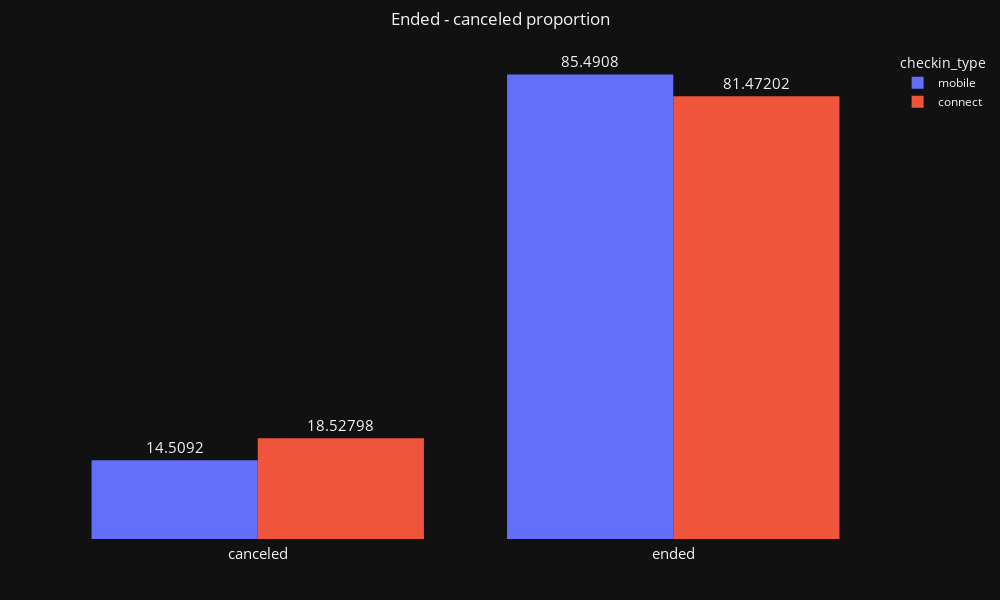

Source (notebook cell):
### Code cell
# histogram for delay at checkout by checkin type WITH PROPORTION OF NUMBER OF RESERVATION
fig = px.histogram(data, x = "state",
                   title = 'Ended - canceled proportion',
                   color = 'checkin_type',
                   barmode ='group',
                   width= 1000,
                   height = 600,
                   histnorm = 'percent',
                   text_auto = True
                  )       
fig.update_traces(textposition = 'outside', textfont_size = 15)
fig.update_layout(title_x = 0.5,
                  margin=dict(l=50,r=50,b=50,t=50,pad=4),
                  yaxis = {'visible': False}, 
                  xaxis = {'visible': True}, 
                  xaxis_title = '',
                  template = 'plotly_dark'
                  )
fig.update_xaxes(tickfont_size=15)                     
fig.show()

### Figure 1 — Plotly figure (JSON) as saved in the notebook; plotly's stock layout.template omitted (floating-point values rounded to 4 significant figures; data arrays with more than 128 entries replaced by an {"elided": "..."} marker saying what was removed)
{"data": [{"alignmentgroup": "True", "bingroup": "x", "histnorm": "percent", "hovertemplate": "checkin_type=mobile<br>state=%{x}<br>percent=%{y}<extra></extra>", "legendgroup": "mobile", "marker": {"color": "#636efa", "pattern": {"shape": ""}}, "name": "mobile", "offsetgroup": "mobile", "orientation": "v", "showlegend": true, "textfont": {"size": 15}, "textposition": "outside", "texttemplate": "%{value}", "type": "histogram", "x": {"elided": "17003 str values"}, "xaxis": "x", "yaxis": "y"}, {"alignmentgroup": "True", "bingroup": "x", "histnorm": "percent", "hovertemplate": "checkin_type=connect<br>state=%{x}<br>percent=%{y}<extra></extra>", "legendgroup": "connect", "marker": {"color": "#EF553B", "pattern": {"shape": ""}}, "name": "connect", "offsetgroup": "connect", "orientation": "v", "showlegend": true, "textfont": {"size": 15}, "textposition": "outside", "texttemplate": "%{value}", "type": "histogram", "x": {"elided": "4307 str values"}, "xaxis": "x", "yaxis": "y"}], "layout": {"barmode": "group", "height": 600, "legend": {"title": {"text": "checkin_type"}, "tracegroupgap": 0}, "margin": {"b": 50, "l": 50, "pad": 4, "r": 50, "t": 50}, "title": {"text": "Ended - canceled proportion", "x": 0.5}, "width": 1000, "xaxis": {"anchor": "y", "domain": [0, 1], "tickfont": {"size": 15}, "title": {"text": ""}, "visible": true}, "yaxis": {"anchor": "x", "domain": [0, 1], "title": {"text": "percent"}, "visible": false}}}
